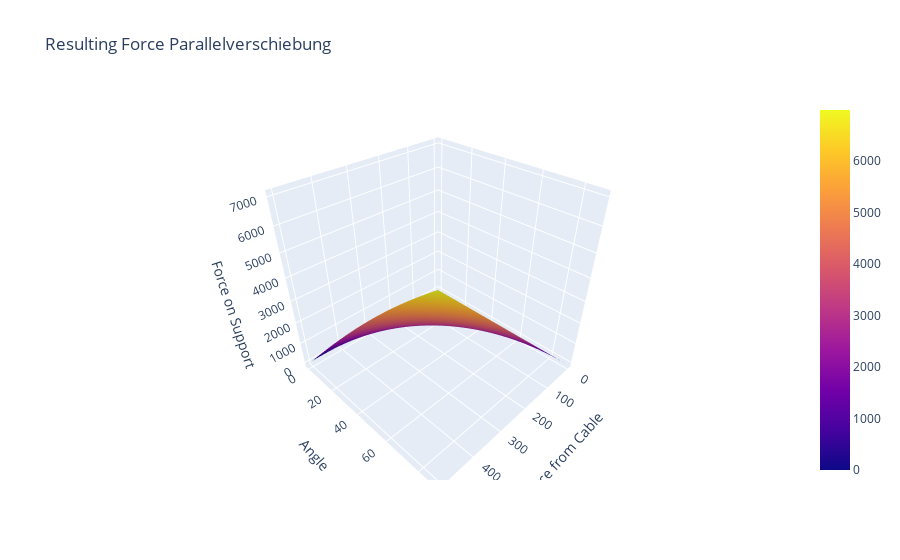

Source (notebook cell):
### Code cell
y = np.arange(1,90,1)
x = np.arange(1,5000,10)
X, Y = np.meshgrid(x, y)
Z = mechanical_computations.parallelverschiebung(X,Y)


fig = go.Figure(data=[go.Surface(z=Z)])

fig.update_layout(title='Resulting Force Parallelverschiebung',scene = dict(
                    xaxis_title='Force from Cable',
                    yaxis_title='Angle',
                    zaxis_title='Force on Support'))
fig.show()
fig.write_html("02_Figures/Resulting Force Parallelverschiebung.html")

### Figure 1 — Plotly figure (JSON) as saved in the notebook; plotly's stock layout.template omitted (floating-point values rounded to 4 significant figures; data arrays with more than 128 entries replaced by an {"elided": "..."} marker saying what was removed)
{"data": [{"type": "surface", "z": {"elided": "89x500 float values"}}], "layout": {"scene": {"xaxis": {"title": {"text": "Force from Cable"}}, "yaxis": {"title": {"text": "Angle"}}, "zaxis": {"title": {"text": "Force on Support"}}}, "title": {"text": "Resulting Force Parallelverschiebung"}}}
